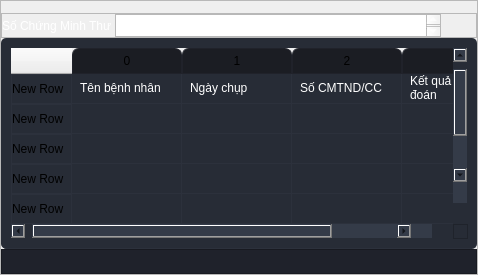
                  <widget class="QFrame" name="frame_dataImage_LungMenu">
                   <property name="maximumSize">
                    <size>
                     <width>16777215</width>
                     <height>275</height>
                    </size>
                   </property>
                   <property name="frameShape">
                    <enum>QFrame::StyledPanel</enum>
                   </property>
                   <property name="frameShadow">
                    <enum>QFrame::Raised</enum>
                   </property>
                   <layout class="QVBoxLayout" name="verticalLayout_21">
                    <property name="spacing">
                     <number>0</number>
                    </property>
                    <property name="leftMargin">
                     <number>0</number>
                    </property>
                    <property name="topMargin">
                     <number>12</number>
                    </property>
                    <property name="rightMargin">
                     <number>0</number>
                    </property>
                    <property name="bottomMargin">
                     <number>0</number>
                    </property>
                    <item>
                     <widget class="QFrame" name="frame_ResidentInfor_LungMenu">
                      <property name="sizePolicy">
                       <sizepolicy hsizetype="Preferred" vsizetype="Minimum">
                        <horstretch>0</horstretch>
                        <verstretch>0</verstretch>
                       </sizepolicy>
                      </property>
                      <property name="minimumSize">
                       <size>
                        <width>0</width>
                        <height>25</height>
                       </size>
                      </property>
                      <property name="maximumSize">
                       <size>
                        <width>16777215</width>
                        <height>25</height>
                       </size>
                      </property>
                      <property name="frameShape">
                       <enum>QFrame::StyledPanel</enum>
                      </property>
                      <property name="frameShadow">
                       <enum>QFrame::Raised</enum>
                      </property>
                      <layout class="QHBoxLayout" name="horizontalLayout_11">
                       <property name="spacing">
                        <number>3</number>
                       </property>
                       <property name="leftMargin">
                        <number>0</number>
                       </property>
                       <property name="topMargin">
                        <number>0</number>
                       </property>
                       <property name="rightMargin">
                        <number>0</number>
                       </property>
                       <property name="bottomMargin">
                        <number>0</number>
                       </property>
                       <item>
                        <widget class="QLabel" name="label_ResidentNumber_LungMenu">
                         <property name="maximumSize">
                          <size>
                           <width>16777215</width>
                           <height>25</height>
                          </size>
                         </property>
                         <property name="styleSheet">
                          <string notr="true">color: rgb(255, 255, 255);</string>
                         </property>
                         <property name="text">
                          <string>Số Chứng Minh Thư</string>
                         </property>
                        </widget>
                       </item>
                       <item>
                        <widget class="QTextEdit" name="textbox_ResidentNumber_LungMenu">
                         <property name="maximumSize">
                          <size>
                           <width>16777215</width>
                           <height>25</height>
                          </size>
                         </property>
                         <property name="styleSheet">
                          <string notr="true">color: rgb(255, 255, 255);</string>
                         </property>
                        </widget>
                       </item>
                       <item>
                        <widget class="QPushButton" name="btn_Search_LungMenu">
                         <property name="minimumSize">
                          <size>
                           <width>25</width>
                           <height>25</height>
                          </size>
                         </property>
                         <property name="styleSheet">
                          <string notr="true">QPushButton {	
	border: none;
	background-color: transparent;
}
QPushButton:hover {
	background-color: rgb(52, 59, 72);
}
QPushButton:pressed {	
	background-color: rgb(85, 170, 255);
}</string>
                         </property>
                         <property name="text">
                          <string/>
                         </property>
                         <property name="icon">
                          <iconset resource="../resource.qrc">
                           <normaloff>:/24x24/icons/24x24/cil-arrow-circle-right.png</normaloff>:/24x24/icons/24x24/cil-arrow-circle-right.png</iconset>
                         </property>
                        </widget>
                       </item>
                      </layout>
                     </widget>
                    </item>
                    <item>
                     <widget class="QTableWidget" name="tableWidget_foundResident_LungMenu">
                      <property name="styleSheet">
                       <string notr="true">QTableWidget {	
	background-color: rgb(39, 44, 54);
	color: rgb(255, 255, 255);
	padding: 10px;
	border-radius: 5px;
	gridline-color: rgb(44, 49, 60);
	border-bottom: 1px solid rgb(44, 49, 60);
}
QTableWidget::item{
	border-color: rgb(44, 49, 60);
	padding-left: 5px;
	padding-right: 5px;
	gridline-color: rgb(44, 49, 60);
}
QTableWidget::item:selected{
	background-color: rgb(85, 170, 255);
}
QScrollBar:horizontal {
    border: none;
    background: rgb(52, 59, 72);
    height: 14px;
    margin: 0px 21px 0 21px;
	border-radius: 0px;
}
 QScrollBar:vertical {
	border: none;
    background: rgb(52, 59, 72);
    width: 14px;
    margin: 21px 0 21px 0;
	border-radius: 0px;
 }
QHeaderView::section{
	Background-color: rgb(39, 44, 54);
	max-width: 30px;
	border: 1px solid rgb(44, 49, 60);
	border-style: none;
    border-bottom: 1px solid rgb(44, 49, 60);
    border-right: 1px solid rgb(44, 49, 60);
}
QTableWidget::horizontalHeader {	
	background-color: rgb(81, 255, 0);
}
QHeaderView::section:horizontal
{
    border: 1px solid rgb(32, 34, 42);
	background-color: rgb(27, 29, 35);
	padding: 3px;
	border-top-left-radius: 7px;
    border-top-right-radius: 7px;
}
QHeaderView::section:vertical
{
    border: 1px solid rgb(44, 49, 60);
}
</string>
                      </property>
                      <property name="frameShape">
                       <enum>QFrame::NoFrame</enum>
                      </property>
                      <property name="verticalScrollBarPolicy">
                       <enum>Qt::ScrollBarAlwaysOn</enum>
                      </property>
                      <property name="sizeAdjustPolicy">
                       <enum>QAbstractScrollArea::AdjustToContents</enum>
                      </property>
                      <property name="editTriggers">
                       <set>QAbstractItemView::NoEditTriggers</set>
                      </property>
                      <property name="dragDropOverwriteMode">
                       <bool>true</bool>
                      </property>
                      <property name="selectionBehavior">
                       <enum>QAbstractItemView::SelectRows</enum>
                      </property>
                      <attribute name="horizontalHeaderCascadingSectionResizes">
                       <bool>true</bool>
                      </attribute>
                      <attribute name="horizontalHeaderDefaultSectionSize">
                       <number>110</number>
                      </attribute>
                      <attribute name="verticalHeaderStretchLastSection">
                       <bool>true</bool>
                      </attribute>
                      <row>
                       <property name="text">
                        <string>New Row</string>
                       </property>
                      </row>
                      <row>
                       <property name="text">
                        <string>New Row</string>
                       </property>
                      </row>
                      <row>
                       <property name="text">
                        <string>New Row</string>
                       </property>
                      </row>
                      <row>
                       <property name="text">
                        <string>New Row</string>
                       </property>
                      </row>
                      <row>
                       <property name="text">
                        <string>New Row</string>
                       </property>
                      </row>
                      <row>
                       <property name="text">
                        <string>New Row</string>
                       </property>
                      </row>
                      <row>
                       <property name="text">
                        <string>New Row</string>
                       </property>
                      </row>
                      <row>
                       <property name="text">
                        <string>New Row</string>
                       </property>
                      </row>
                      <row>
                       <property name="text">
                        <string>New Row</string>
                       </property>
                      </row>
                      <row>
                       <property name="text">
                        <string>New Row</string>
                       </property>
                      </row>
                      <column>
                       <property name="text">
                        <string>0</string>
                       </property>
                       <property name="background">
                        <color>
                         <red>255</red>
                         <green>255</green>
                         <blue>255</blue>
                        </color>
                       </property>
                       <property name="foreground">
                        <brush brushstyle="NoBrush">
                         <color alpha="255">
                          <red>255</red>
                          <green>255</green>
                          <blue>255</blue>
                         </color>
                        </brush>
                       </property>
                      </column>
                      <column>
                       <property name="text">
                        <string>1</string>
                       </property>
                      </column>
                      <column>
                       <property name="text">
                        <string>2</string>
                       </property>
                      </column>
                      <column>
                       <property name="text">
                        <string>3</string>
                       </property>
                      </column>
                      <item row="0" column="0">
                       <property name="text">
                        <string>Tên bệnh nhân</string>
                       </property>
                      </item>
                      <item row="0" column="1">
                       <property name="text">
                        <string>Ngày chụp</string>
                       </property>
                      </item>
                      <item row="0" column="2">
                       <property name="text">
                        <string>Số CMTND/CC</string>
                       </property>
                      </item>
                      <item row="0" column="3">
                       <property name="text">
                        <string>Kết quả chẩn đoán</string>
                       </property>
                      </item>
                     </widget>
                    </item>
                    <item>
                     <widget class="QFrame" name="frame_PickedImage_LungMenu">
                      <property name="minimumSize">
                       <size>
                        <width>0</width>
                        <height>25</height>
                       </size>
                      </property>
                      <property name="styleSheet">
                       <string notr="true">background-color: rgb(36, 40, 50);
background-color: rgb(31, 34, 43);</string>
                      </property>
                      <property name="frameShape">
                       <enum>QFrame::StyledPanel</enum>
                      </property>
                      <property name="frameShadow">
                       <enum>QFrame::Raised</enum>
                      </property>
                      <layout class="QHBoxLayout" name="horizontalLayout_12">
                       <property name="spacing">
                        <number>0</number>
                       </property>
                       <property name="leftMargin">
                        <number>0</number>
                       </property>
                       <property name="topMargin">
                        <number>0</number>
                       </property>
                       <property name="rightMargin">
                        <number>0</number>
                       </property>
                       <property name="bottomMargin">
                        <number>0</number>
                       </property>
                       <item>
                        <widget class="QLabel" name="label_PickedImage_LungMenu">
                         <property name="text">
                          <string/>
                         </property>
                        </widget>
                       </item>
                       <item>
                        <widget class="QPushButton" name="btn_seeDetailInfor_LungMenu">
                         <property name="maximumSize">
                          <size>
                           <width>25</width>
                           <height>25</height>
                          </size>
                         </property>
                         <property name="styleSheet">
                          <string notr="true">QPushButton {	
	border: none;
	background-color: transparent;
}
QPushButton:hover {
	background-color: rgb(52, 59, 72);
}
QPushButton:pressed {	
	background-color: rgb(85, 170, 255);
}</string>
                         </property>
                         <property name="text">
                          <string/>
                         </property>
                         <property name="icon">
                          <iconset resource="../resource.qrc">
                           <normaloff>:/24x24/icons/24x24/cil-justify-left.png</normaloff>:/24x24/icons/24x24/cil-justify-left.png</iconset>
                         </property>
                        </widget>
                       </item>
                       <item>
                        <widget class="QPushButton" name="btn_deleteRecord_LungMenu">
                         <property name="minimumSize">
                          <size>
                           <width>25</width>
                           <height>25</height>
                          </size>
                         </property>
                         <property name="maximumSize">
                          <size>
                           <width>25</width>
                           <height>25</height>
                          </size>
                         </property>
                         <property name="styleSheet">
                          <string notr="true">QPushButton {	
	border: none;
	background-color: transparent;
}
QPushButton:hover {
	background-color: rgb(52, 59, 72);
}
QPushButton:pressed {	
	background-color: rgb(85, 170, 255);
}</string>
                         </property>
                         <property name="text">
                          <string/>
                         </property>
                         <property name="icon">
                          <iconset resource="../resource.qrc">
                           <normaloff>:/24x24/icons/24x24/cil-trash.png</normaloff>:/24x24/icons/24x24/cil-trash.png</iconset>
                         </property>
                        </widget>
                       </item>
                      </layout>
                     </widget>
                    </item>
                   </layout>
                  </widget>
